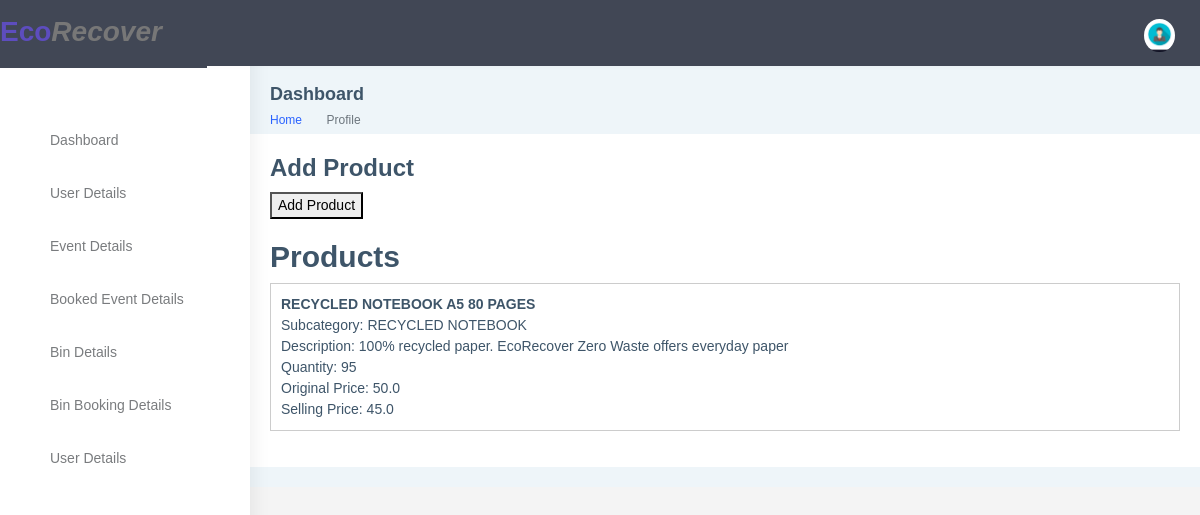
The page /add_product1/ (signed in) on the database as committed earlier.
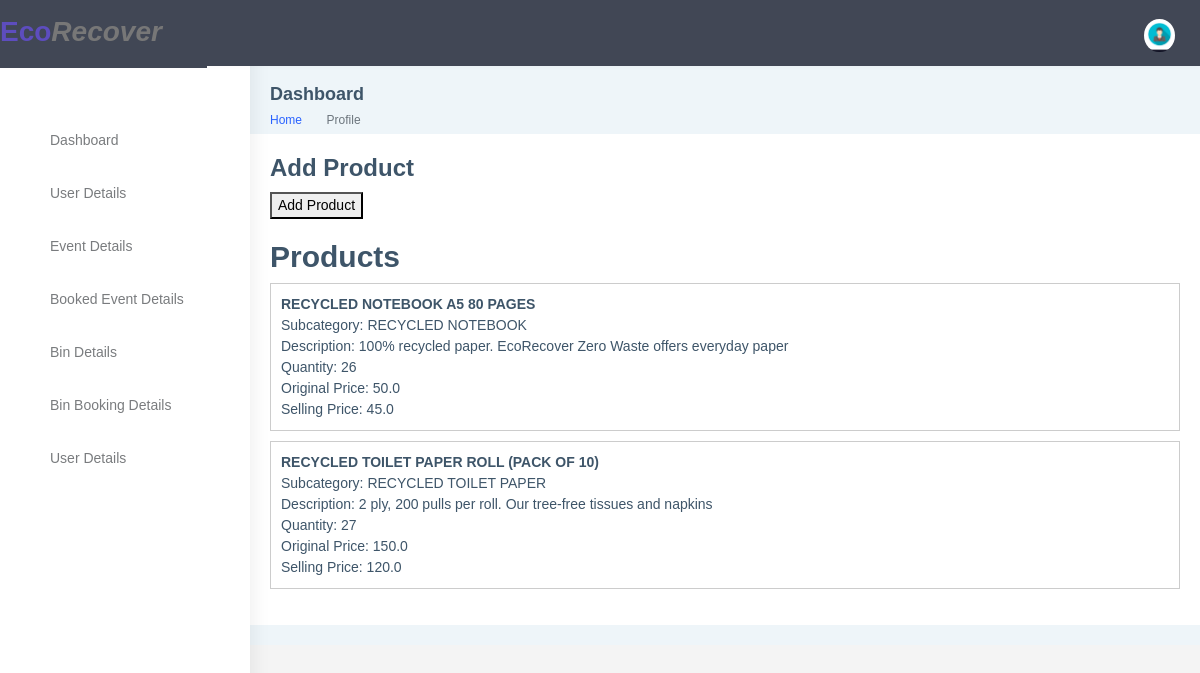
The same page on the database as committed later.
### app322/models.py (models this page shows, shortened)
class Product(models.Model):
    subcategory = models.ForeignKey('Subcategory', on_delete=models.CASCADE, null=True, blank=True)
    user = models.ForeignKey(User, on_delete=models.CASCADE,default=0)
    name = models.CharField(max_length=100, null=False, blank=False)
    product_image = models.ImageField(upload_to="product_images", null=False, blank=False)
    description = models.CharField(max_length=500, null=False, blank=False)
    quantity = models.IntegerField(null=False, blank=False)
    original_price = models.FloatField(null=False, blank=False)
    selling_price = models.FloatField(null=False, blank=False)
    status = models.BooleanField(default=False, help_text="0=default,1=Hidden")
    trending = models.BooleanField(default=False, help_text="0=default,1=Trending")
    created_date = models.DateTimeField(auto_now_add=True)
    updated_date = models.DateTimeField(auto_now=True)

class Subcategory(models.Model):
    category = models.ForeignKey(Category, on_delete=models.CASCADE)
    name = models.CharField(max_length=50, null=False, blank=False)
    description = models.CharField(max_length=500, null=False, blank=False, default="Default subcategory description")
    image = models.ImageField(upload_to="subcategory_images", null=False, blank=False)
    created_date = models.DateTimeField(auto_now_add=True)
    updated_date = models.DateTimeField(auto_now=True)
    status = models.BooleanField(default=False, help_text="0=default, 1=Hidden")
    trending = models.BooleanField(default=False, help_text="0=default, 1=Trending")

### app322/views.py (the view)
# urls.py: path('add_product1/', add_product, name='add_product1'),
@login_required
def add_product(request):
    if request.method == 'POST':
        subcategory_id = request.POST.get('subcategory')
        name = request.POST.get('name')
        description = request.POST.get('description')
        quantity = request.POST.get('quantity')
        original_price = request.POST.get('original_price')
        selling_price = request.POST.get('selling_price')
        image = request.FILES.get('image')
        user = request.user
        product = Product(subcategory_id=subcategory_id, user=user, name=name,
                          description=description, quantity=quantity,
                          original_price=original_price, selling_price=selling_price,
                          product_image=image)
        product.save()
        return render(request, 'main/products/add_product.html', {'message': 'Product added successfully!'})
    elif request.method == 'GET':
        subcategories = Subcategory.objects.all()
        products = Product.objects.all()
        return render(request, 'main/products/add_product.html', {'subcategories': subcategories, 'products': products})
    else:
        return HttpResponse('Method not allowed')

### templates/main/products/add_product.html (shortened to what the changed rows need)
{% load static %}
<!DOCTYPE html>
<html dir="ltr" lang="en">
<head>
    <link href="{% static 'assets/libs/chartist/dist/chartist.min.css' %}" rel="stylesheet">
    <link href="{% static 'dist/css/style.min.css' %}" rel="stylesheet">
</head>
<body>
  <div id="main-wrapper" data-layout="vertical" data-navbarbg="skin5" data-sidebartype="full"
      data-sidebar-position="absolute" data-header-position="absolute" data-boxed-layout="full">
      <header class="topbar" data-navbarbg="skin5">
          <nav class="navbar top-navbar navbar-expand-md navbar-dark">
              <div class="navbar-header" data-logobg="skin5">
                  <a href="{% url 'index' %}" class="logo">Eco<em>Recover</em></a>
              </div>
          </nav>
      </header>
                <link rel="stylesheet" href="https://cdnjs.cloudflare.com/ajax/libs/font-awesome/5.15.3/css/all.min.css">
        <div class="page-wrapper">
            <div class="row">
              <div class="col-md-8">
                  <div class="card">
                      <div class="card-body">
<html lang="en">
<head>
</head>
<body>
    <h1>Add Product</h1>
    <div id="productList">
        <h2>Products</h2>
        <ul>
            {% for product in products %}
                <li>
                    <strong>{{ product.name }}</strong><br>
                    Subcategory: {{ product.subcategory.name }}<br>
                    Description: {{ product.description }}<br>
                    Quantity: {{ product.quantity }}<br>
                    Original Price: {{ product.original_price }}<br>
                    Selling Price: {{ product.selling_price }}<br>
                </li>
            {% endfor %}
        </ul>
    </div>
</body>
</html>

Rows that differ between the two databases and show on the page:
changed Product "RECYCLED NOTEBOOK A5 80 PAGES": quantity "95" → "26"
added Product: name "RECYCLED TOILET PAPER ROLL (PACK OF 10)", subcategory.name "RECYCLED TOILET PAPER", description "2 ply, 200 pulls per roll. Our tree-free tissues and napkins", quantity "27", original_price "150.0", selling_price "120.0"
